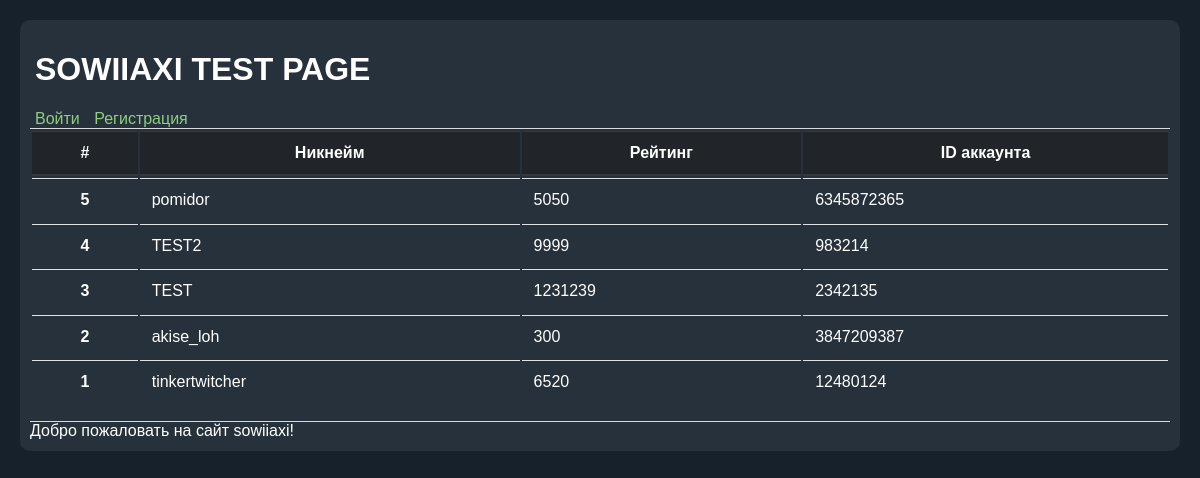
The page /cup on the database as committed earlier.
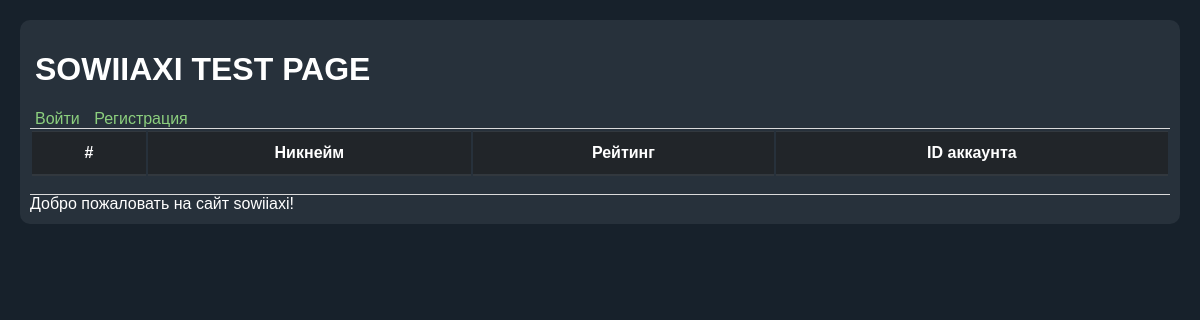
The same page on the database as committed later.
### app.py (models this page shows, shortened)
class Player(db.Model):
	__tablename__ = 'players'
	id = db.Column(db.Integer(), primary_key=True)
	nickname = db.Column(db.String(30), nullable=True)
	mmr = db.Column(db.String(20), nullable=True)
	dotaid = db.Column(db.String(20), nullable=True)
	created_on = db.Column(db.DateTime(), default=datetime.utcnow)

### app.py (the view)
@app.route('/cup')
def cup():
	players = Player.query.order_by(desc(Player.created_on)).all()
	return render_template('cup.html', players=players)

### templates/cup.html
{% extends 'base.html' %}
{% block content %}
		<table class="table">
	  <thead class="thead-dark">
	    <tr>
	      <th scope="col">#</th>
	      <th scope="col">Никнейм</th>
	      <th scope="col">Рейтинг</th>
	      <th scope="col">ID аккаунта</th>
	    </tr>
	  </thead>
	  <tbody>
	  	{% for player in players %}
		    <tr>
		      <th scope="row">{{ player.id }}</th>
		      <td>{{ player.nickname }}</td>
		      <td>{{ player.mmr }}</td>
		      <td>{{ player.dotaid }}</td>
		    </tr>
	    {% endfor %}
	  </tbody>
	</table>
{% endblock %}

### templates/base.html (shortened to what this page needs)
<!DOCTYPE html>
<html lang="en">
<head>
	<link rel="stylesheet" href="{{ url_for('static', filename='css/style.css') }}">
</head>
<body>
	<div class="wrapper">
		<div class="header">
			<h1><a href="/" style='color: white; text-decoration: none;'>SOWIIAXI TEST PAGE</a></h1>
			{% if not current_user.is_authenticated %}
				<a href="/login">Войти</a>
				<a href="/reg">Регистрация</a>
			{% else %}
				<a href="/new">Запись на турнир</a>
			{% endif %}
		</div>
		<div class="content">
			{% block content %}
			{% endblock %}
		</div>
		<div class="footer">
			Добро пожаловать на сайт sowiiaxi!
		</div>
	</div>
</body>
</html>

### static/css/style.css (style rules this page uses)
html { line-height: 1.15; -webkit-text-size-adjust: 100%; }
body { margin: 0; }
h1 { font-size: 2em; margin: 0.67em 0; }
a { background-color: transparent; }
html { font-family: sans-serif; font-size: 12pt; background: #17212b; color: white; padding: 5px; margin: 5px; }
a { color: #8ccf7e; margin: 5px; text-decoration: none; }
.table { width: 100%; max-width: 100%; margin-bottom: 1rem; background-color: transparent }
.table td,.table th { padding: .75rem; vertical-align: top; border-top: 1px solid #dee2e6 }
.table thead th { vertical-align: bottom; border-bottom: 2px solid #dee2e6 }
.table .thead-dark th { color: #fff; background-color: #212529; border-color: #32383e }
.wrapper { background: #27313b; border-radius: 10px; padding: 10px; margin: 10px; }
.content { border-top: 1px solid #dadada; border-bottom: 1px solid #dadada; }

Rows that differ between the two databases and show on the page:
removed Player: id "5", nickname "pomidor", mmr "5050", dotaid "6345872365"
removed Player: id "4", nickname "TEST2", mmr "9999", dotaid "983214"
removed Player: id "3", nickname "TEST", mmr "1231239", dotaid "2342135"
removed Player: id "2", nickname "akise_loh", mmr "300", dotaid "3847209387"
removed Player: id "1", nickname "tinkertwitcher", mmr "6520", dotaid "12480124"
